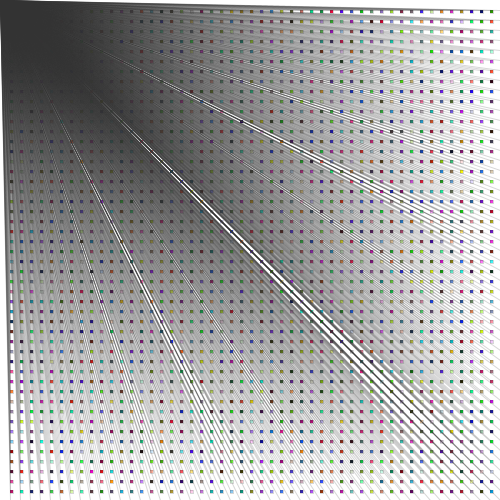
Frame 1 (no input)
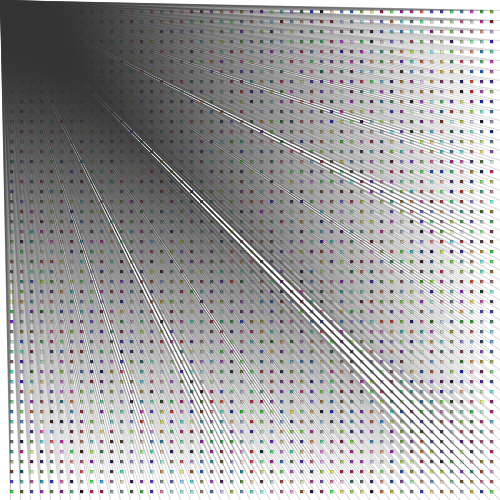
Frame 60 (the mouse pressed at the canvas centre just before this capture)
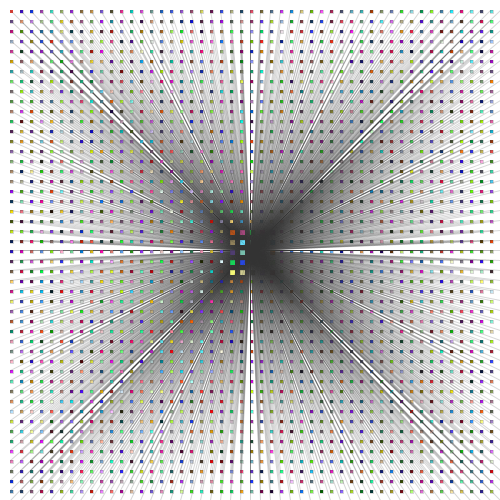
Frame 120 (the mouse held since frame 60 and released just before this capture)

The Processing sketch that drew these frames (run headless with seeded random() and noise(); from frame 60 on, the mouse is pressed at the canvas centre):

// Processing sketch: processing_156805
// ── processing_156805.pde

int i;
int j;
float a;
float b;

void setup(){
  size(500,500);
}

void draw(){
  background(255);
  noStroke();
  
  for(i=0; i<50; i++){
    for(j=0; j<50; j++){ 
    fill(random(0,255),random(0,255),random(0,255));
    if ( dist(10+(i*10),10+(j*10),mouseX,mouseY)<30 ){
      a=5; b=5;}else{a=3; b=3;}
    rect(10+(i*10), 10+(j*10), a, b);
    stroke(50,50);
    line (10+(i*10),10+(j*10),mouseX,mouseY);
     
    }
  }
}
